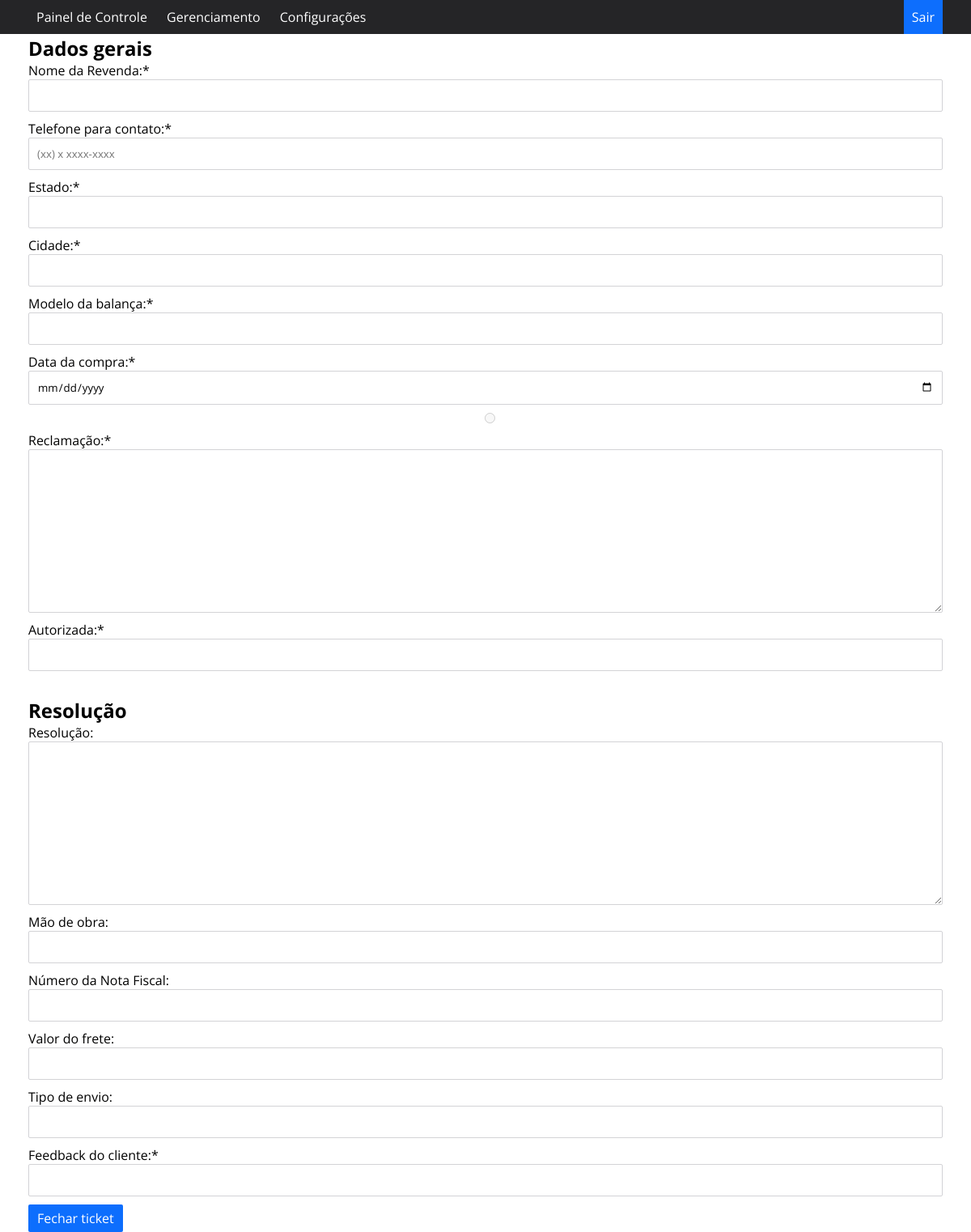
The page /fecharticket/2 on the database as committed earlier.
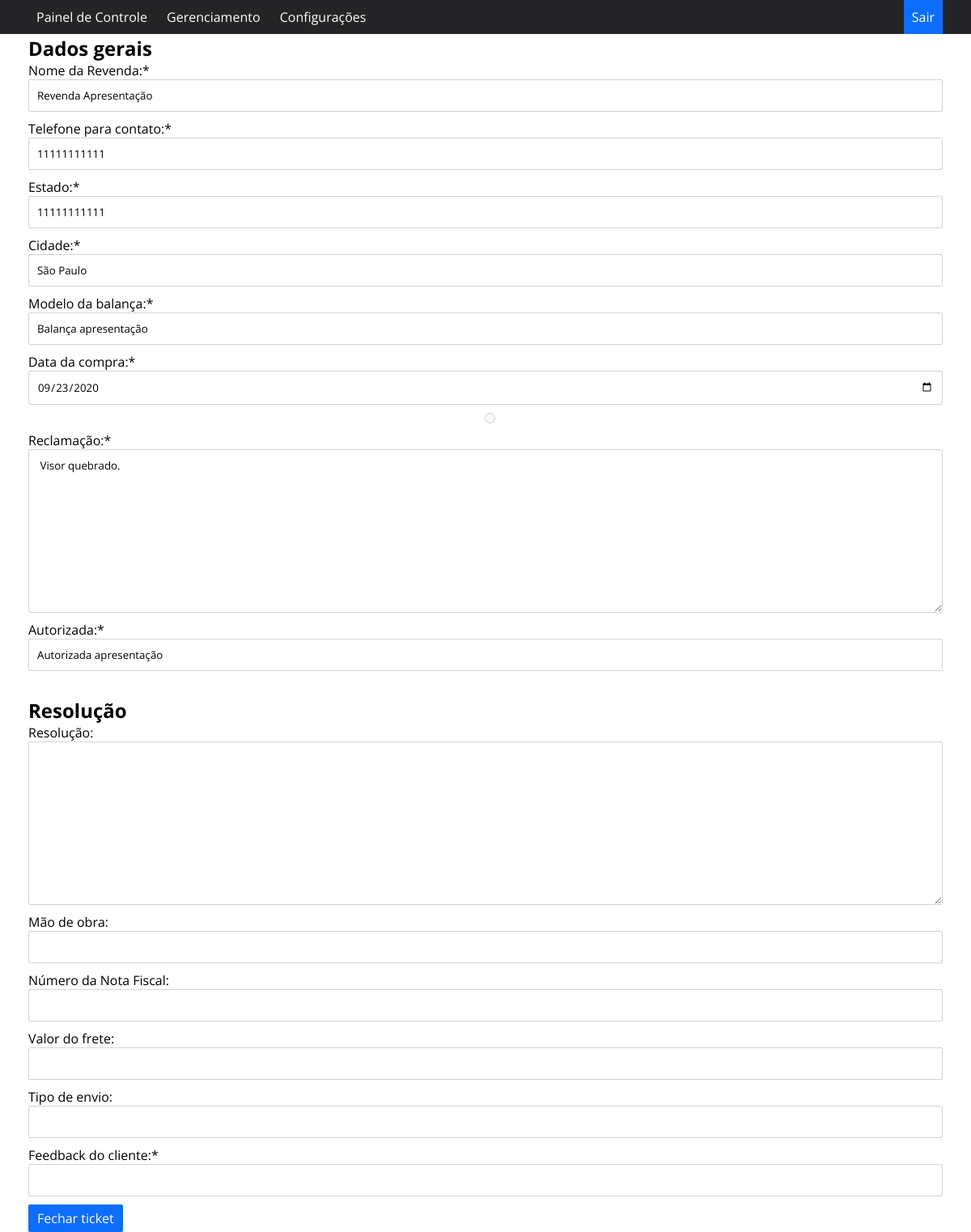
The same page on the database as committed later.
### app.py (models this page shows, shortened)
class Ticket(db.Model):
    id = db.Column('id', Integer, primary_key=True, autoincrement=True)
    status = db.Column('status', String(60), nullable=False)
    revenda = db.Column('revenda', String(255), nullable=False)
    reclamacao = db.Column('reclamacao', String(500), nullable=False)
    dataabertura = db.Column('dataabertura', String(500), nullable=False)
    datafechamento = db.Column('datafechamento', String(60))
    modelo = db.Column('modelo', String(255), nullable=False)
    datacompra = db.Column('datacompra', Date, nullable=False)
    garantia = db.Column('garantia', String(60), nullable=False)
    resolucao = db.Column('resolucao', String(255), nullable=False)
    telefone = db.Column('telefone', String(60), nullable=False)
    estado = db.Column('estado', String(255), nullable=False)
    cidade = db.Column('cidade', String(255), nullable=False)
    autorizada = db.Column('autorizada', String(255), nullable=False)
    maodeobra = db.Column('maodeobra', Integer)
    notafiscal = db.Column('notafiscal', String(60))
    frete = db.Column('frete', Integer)
    envio = db.Column('envio', String(60))
    feedback = db.Column('feedback', String(100), nullable=False)
    usuario = db.Column('usuario', String(255), nullable=False)

### app.py (the view, shortened to what this page needs)
@app.route('/fecharticket/<int:id>', methods=['GET', 'POST'])
def fecharticket(id):
    ticket = Ticket.query.get(id)
    if request.method:
        return render_template('fecharticket.html', ticket=ticket)
    return render_template('gerenaciamentotickets.html', ticket=ticket)

### templates/fecharticket.html (shortened to what the changed rows need)
<!DOCTYPE html>
<html lang="en">
<head>
    <link rel="stylesheet" href="{{ url_for('static', filename='estilo.css') }}">
</head>
<body>
    <div class="container">
    <h1>Editar Ticket</h1>
    <h2>Dados gerais</h2>
    <section>
    <form name="fecharticket" class="form" action="/fecharticket/{{ticket.id}}" method="post">
            <div class="form-group">
                <label for="revenda" class="label">Nome da Revenda:*</label>
                <input type="text" name="revenda" class="form-control" required value="{{ticket.revenda}}">
            </div>
            <div class="form-group">
                <label for="telefone" class="label">Telefone para contato:*</label>
                <input type="text" class="form-control" required maxlength="11" minlength="10" placeholder="(xx) x xxxx-xxxx" name="telefone" onkeypress="if (!isNaN(String.fromCharCode(window.event.keyCode))) return true; else return false;" value="{{ticket.telefone}}">
            </div>
            <div class="form-group">
                <label for="uf" class="label">Estado:*</label>
                <input type="text" name="uf" class="form-control" required value="{{ticket.telefone}}">
            </div>
            <div class="form-group">
                <label for="cidade" class="label">Cidade:*</label>
                <input type="text" name="cidade" class="form-control" required value="{{ticket.cidade}}">
            </div>
            <div class="form-group">
                <label for="modelo" class="label">Modelo da balança:*</label>
                <input type="text" name="modelo" class="form-control" required value="{{ticket.modelo}}">
            </div>
            <div class="form-group">
                <label for="datacompra" class="label">Data da compra:*</label>
                <input type="date" name="datacompra" class="form-control" required value="{{ticket.datacompra}}">
            </div>
            <div class="form-group">
                <label for="reclamacao" class="label">Reclamação:*</label>
                <textarea name="reclamacao" id="reclamacao" class="form-control" cols="100" rows="10" maxlength="500" > {{ticket.reclamacao}}</textarea>
            </div>
            <div class="form-group">
                <label for="autorizada" class="label">Autorizada:*</label>
                <input type="text" name="autorizada" class="form-control" required value="{{ticket.autorizada}}">
            </div>
    <br>
    <h2>Resolução</h2>
            <div class="form-group">
                <label for="resolucao" class="label">Resolução:</label>
                <textarea name="resolucao" id="resolucao" class="form-control" cols="100" rows="10" maxlength="500" value="{{ticket.resolucao}}"></textarea>
            </div>
    </form>
    </section>
</div>
</body>
</html>

Rows that differ between the two databases and show on the page:
added Ticket: revenda "Revenda Apresentação", telefone "11111111111", uf "11111111111", cidade "São Paulo", modelo "Balança apresentação", datacompra "09/23/2020", reclamacao "Visor quebrado.", autorizada "Autorizada apresentação"
